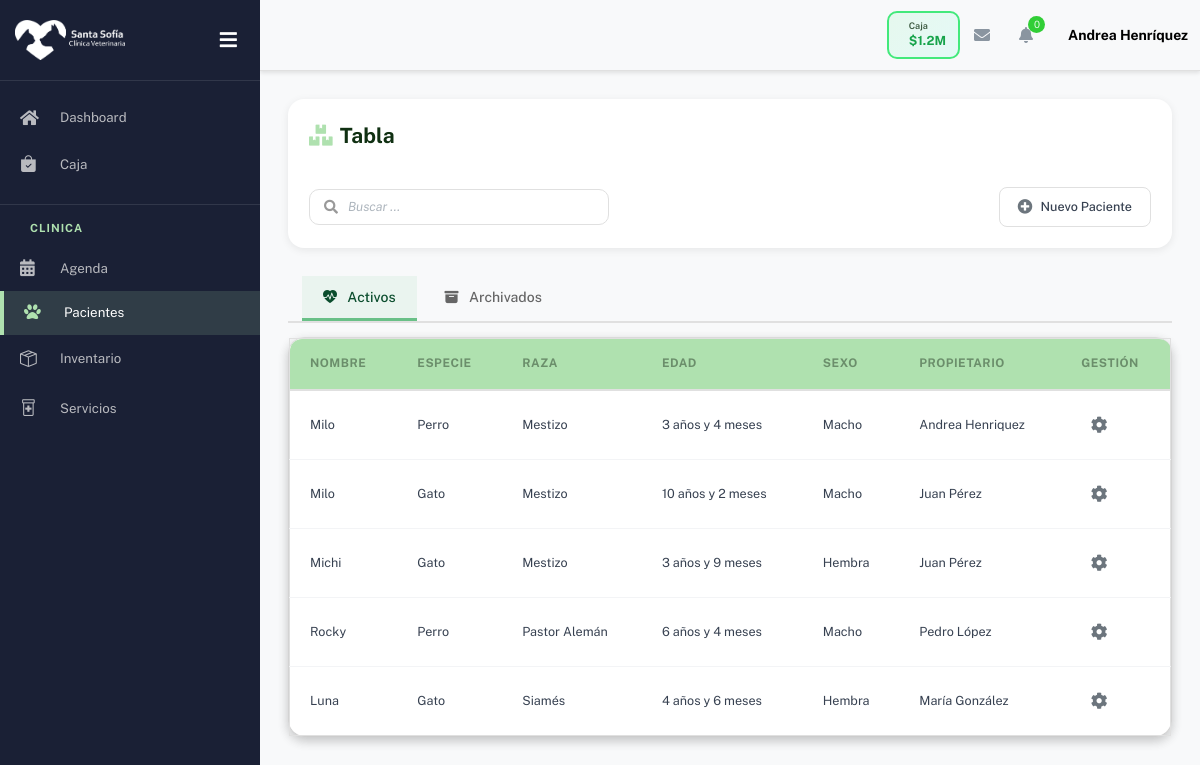
Page /pacientes/ (signed in) on the earlier database version.
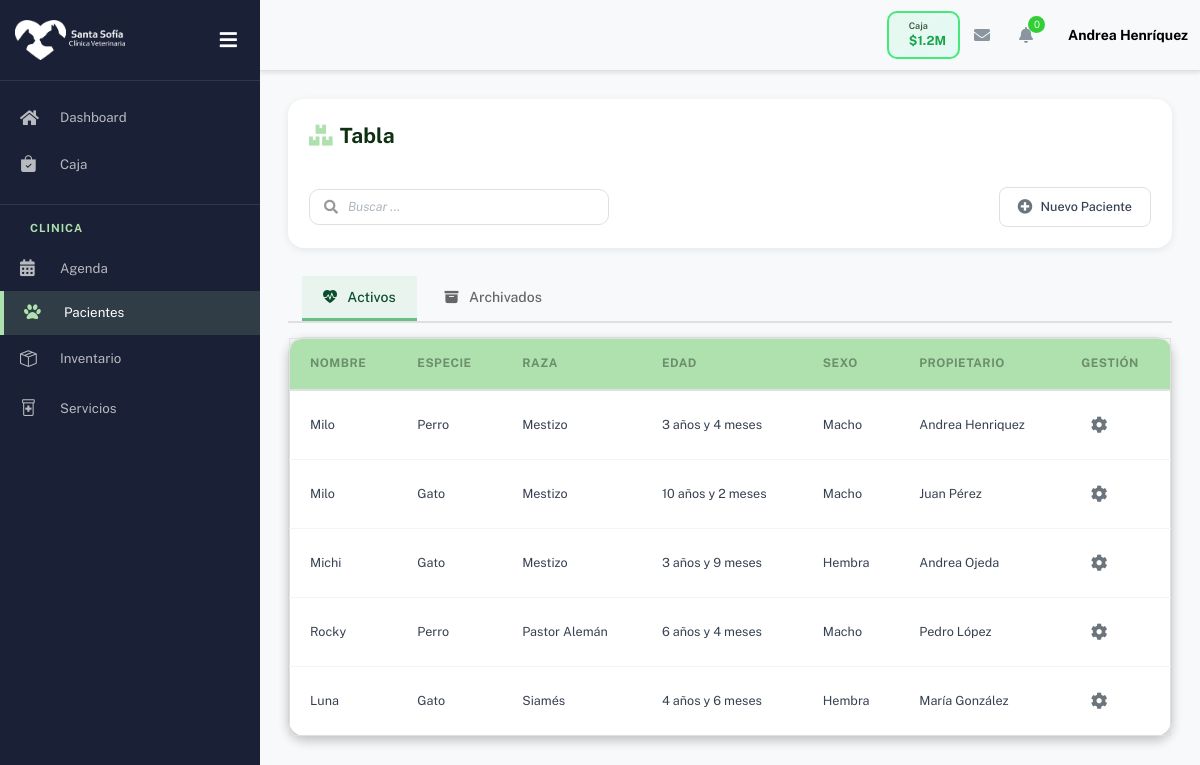
Same page on the later database version.
### pacientes/models.py (models this page shows, shortened)
class Paciente(models.Model):
    ESPECIE_CHOICES = [
        ('perro', 'Perro'),
        ('gato', 'Gato'),
        ('otro', 'Otro'),
    ]
    SEXO_CHOICES = [
        ('M', 'Macho'),
        ('H', 'Hembra'),
    ]
    nombre = models.CharField(max_length=100)
    especie = models.CharField(max_length=20, choices=ESPECIE_CHOICES)
    raza = models.CharField(max_length=100, blank=True, null=True)
    color = models.CharField(max_length=50, blank=True, null=True)
    sexo = models.CharField(max_length=1, choices=SEXO_CHOICES)
    fecha_nacimiento = models.DateField(blank=True, null=True)
    edad_anos = models.IntegerField(blank=True, null=True)
    edad_meses = models.IntegerField(blank=True, null=True)
    microchip = models.CharField(max_length=50, blank=True, null=True, unique=True)
    ultimo_peso = models.DecimalField(max_digits=6, decimal_places=2, blank=True, null=True)
    alergias = models.TextField(blank=True, null=True, help_text="Ej: alergia al pollo, penicilina")
    enfermedades_cronicas = models.TextField(blank=True, null=True, help_text="Ej: diabetes, artritis")
    medicamentos_actuales = models.TextField(blank=True, null=True, help_text="Medicamentos que está tomando actualmente")
    cirugia_previa = models.TextField(blank=True, null=True, help_text="Cirugías previas realizadas")
    propietario = models.ForeignKey(Propietario, on_delete=models.CASCADE, related_name='mascotas')
    activo = models.BooleanField(default=True)
    fecha_registro = models.DateTimeField(auto_now_add=True)
    class Meta:
        verbose_name = 'Paciente'
        verbose_name_plural = 'Pacientes'
        ordering = ['-fecha_registro']
    @property
    def edad_formateada(self):
        if self.fecha_nacimiento:
            hoy = date.today()
            delta = relativedelta(hoy, self.fecha_nacimiento)
            if delta.years > 0 and delta.months > 0:
                return f"{delta.years} año{'s' if delta.years != 1 else ''} y {delta.months} mes{'es' if delta.months != 1 else ''}"
            elif delta.years > 0:
                return f"{delta.years} año{'s' if delta.years != 1 else ''}"
            elif delta.months > 0:
                return f"{delta.months} mes{'es' if delta.months != 1 else ''}"
            else:
                return f"{delta.days} día{'s' if delta.days != 1 else ''}"
        elif self.edad_anos is not None:
            texto = f"{self.edad_anos} año{'s' if self.edad_anos != 1 else ''}"
            if self.edad_meses:
                texto += f" y {self.edad_meses} mes{'es' if self.edad_meses != 1 else ''}"
            return f"~{texto} (estimado)"
        return "No especificada"

class Propietario(models.Model):
    nombre = models.CharField(max_length=100)
    apellido = models.CharField(max_length=100)
    telefono = models.CharField(max_length=20, blank=True, null=True)
    email = models.EmailField(blank=True, null=True)
    direccion = models.TextField(blank=True, null=True)
    fecha_registro = models.DateTimeField(auto_now_add=True)
    class Meta:
        verbose_name = 'Propietario'
        verbose_name_plural = 'Propietarios'
        ordering = ['apellido', 'nombre']
    @property
    def nombre_completo(self):
        return f"{self.nombre} {self.apellido}"

### pacientes/views.py (the view)
# urls.py: path('', views.pacientes_view, name='pacientes'),
@login_required
def pacientes_view(request):
    estado = request.GET.get('estado', 'activos')
    if estado == 'archivados':
        pacientes = Paciente.objects.select_related('propietario').filter(activo=False).order_by('-fecha_registro')
    else:
        pacientes = Paciente.objects.select_related('propietario').filter(activo=True).order_by('-fecha_registro')
    context = {
        'pacientes': pacientes,
        'estado_actual': estado
    }
    return render(request, 'pacientes/pacientes.html', context)

### cuentas/models.py (called while the page is built)
    def get_rol_display_custom(self):
        if self.is_staff and self.is_superuser:
            return 'Administración'
        return self.get_rol_display()

### pacientes/templates/pacientes/pacientes.html (shortened to what this page needs)
{% extends "partials/base_table.html" %}
{% load static %}
{% block styles %}
<link rel="stylesheet" href="{% static 'css/base/tables_base.css' %}?v=4" type="text/css" media="all">
{% endblock %}
{% block table_buttons %}
<button type="button" onclick="abrirModalNuevoPaciente()">
    <i class="fas fa-plus-circle"></i> Nuevo Paciente
</button>
{% endblock %}
{% block table_tabs %}
<div class="tabs-estado" style="margin: 1rem 0; padding: 0 1rem;">
    <button type="button" class="tab-estado {% if estado_actual != 'archivados' %}active{% endif %}"
            onclick="cambiarEstadoPacientes('activos')">
        <i class="bi bi-heart-pulse-fill"></i> Activos
    </button>
    <button type="button" class="tab-estado {% if estado_actual == 'archivados' %}active{% endif %}"
            onclick="cambiarEstadoPacientes('archivados')">
        <i class="bi bi-archive-fill"></i> Archivados
    </button>
</div>
{% endblock %}
{% block table_columns %}
<th>Nombre</th>
<th>Especie</th>
<th>Raza</th>
<th>Edad</th>
<th>Sexo</th>
<th>Propietario</th>
<th>Gestión</th>
{% endblock %}
{% block table_rows %}
{% for paciente in pacientes %}
<tr data-especie="{{ paciente.especie|lower }}" data-sexo="{{ paciente.sexo|lower }}">
    <td>{{ paciente.nombre }}</td>
    <td>{{ paciente.get_especie_display|default:paciente.especie|capfirst }}</td>
    <td>{{ paciente.raza|default:"-" }}</td>
    <td>{{ paciente.edad_formateada }}</td>
    <td>{{ paciente.get_sexo_display|default:paciente.sexo|capfirst }}</td>
    <td>{{ paciente.propietario.nombre_completo|default:"-" }}</td>
    <td>
        <div class="manage-wheel">
            <button type="button" onclick="toggleWheel(this)">
                <i class="fas fa-cog"></i>
            </button>
        </div>
    </td>
</tr>
{% endfor %}
{% endblock %}

Differences in the rows shown:
changed Paciente "Michi": propietario.nombre_completo "Juan Pérez" → "Andrea Ojeda"
